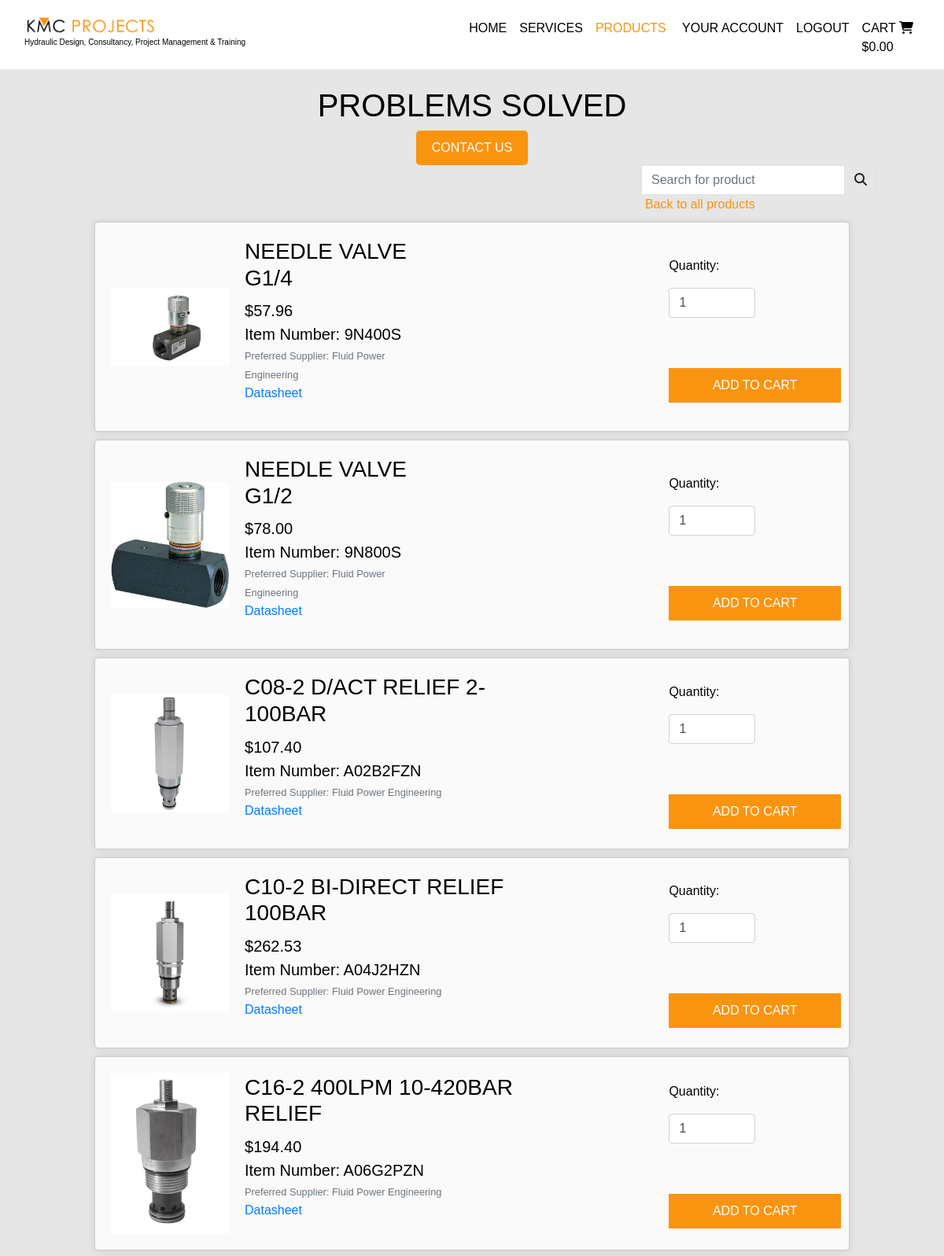
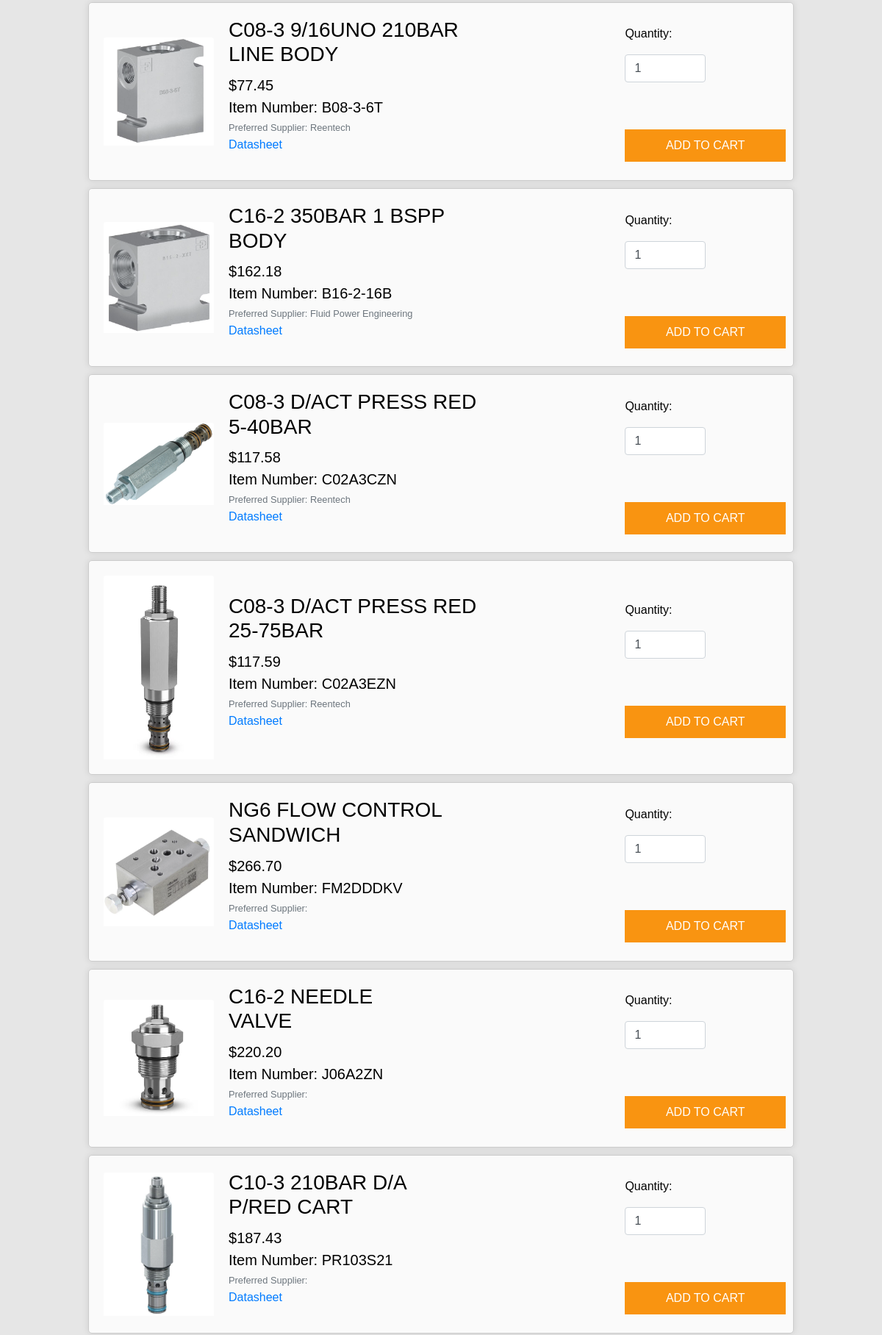
Screenshot of /items/?type=valve (signed in, upper part) with the database file from the repository (2 pictures, top to bottom).
### items/models.py (models this page shows, shortened)
class Item(models.Model):
    type = models.ForeignKey('Type', null=True, blank=True, on_delete=models.SET_NULL)
    sku = models.CharField(max_length=254, null=True, blank=True)
    name = models.CharField(max_length=254)
    description = models.TextField()
    price = models.DecimalField(max_digits=6, decimal_places=2)
    preferred_supplier = models.CharField(max_length=254)
    item_number = models.CharField(max_length=254)
    image_url = models.URLField(max_length=1024, null=True, blank=True)
    image = models.ImageField(null=True, blank=True)
    datasheet = models.URLField(max_length=1024, null=True, blank=True)

### items/views.py (the view, shortened to what this page needs)
# urls.py: path('', views.items, name='items'),
def items(request):
    items = Item.objects.all()
    query = None
    type = None
    if request.GET:
        if 'type' in request.GET:
            type = request.GET['type'].split(',')
            items = items.filter(type__name__in=type)
            type = Type.objects.filter(name__in=type)
    context = {
        'items': items,
        'search_term': query,
        'current_type': type,
    }
    return render(request, 'items/items.html', context)

### cart/context.py (called while the page is built, shortened)
def cart_contents(request):
    cart_items = []
    total = 0
    item_count = 0
    cart = request.session.get('cart', {})
    context = {
        'cart_items': cart_items,
        'total': total,
        'item_count': item_count,
    }
    return context

### items/templates/items/items.html (shortened to what this page needs)
{% extends "base.html" %}
{% load static %}
{% block content %}
<div class="content-wrapper">
    <div>
        <h1 class="site-headings">Problems Solved</h1>
        <a href="{% url 'contact' %}" class="contact-button">Contact Us</a>
    </div>
</div>
<div class="container-fluid">
    <div class="row">
        <div class="col-lg-8"></div>
        <div class="col-lg-4 my-auto py-1 py-lg-0 search-items">
            <form method="GET" action="{% url 'items' %}" class="d-flex justify-content-end">
                <div class="input-group">
                    <input class="form-control border border-black rounded-0" type="text" name="q" placeholder="Search for product">
                    <div class="input-group-append">
                        <button class="form-control btn btn-black border border-black rounded-0" type="submit">
                            <span class="icon">
                                <i class="fas fa-search"></i>
                            </span>
                        </button>
                    </div>
                </div>
            </form>
            <a class="back-to-items" href="{% url 'items' %}">Back to all products</a>
        </div>
    </div>
</div>
{% for item in items %}
<div class="item-box">
    <div class="item-list">
        {% if item.image %}
        <a href="">
            <img class="card-img-top img-fluid item-img" src="{{ item.image.url }}" alt="{{ item.name }}">
        </a>
        {% else %}
        <a href="">
            <img class="card-img-top img-fluid" src="" alt="{{ item.name }}">
        </a>
        {% endif %}
        <div class="item-details">
            <h3 class="product-name">{{ item.name }}</h3>
            <p class="lead mb-0">${{ item.price }}</p>
            <p class="lead mb-0">Item Number: {{ item.item_number }}</p>
            <small class="text-muted">Preferred Supplier: {{ item.preferred_supplier }}</small>
            <p>
            <a href="{{ item.datasheet }}" target="_blank">Datasheet</a>
            </p>
        </div>
        <div class="add-to-cart-btn">
            <form class="form" action="{% url 'add_to_cart' item.id %}" method="POST">
                <div class="form-row">
                    <div class="col-12">
                        <p class="mt-3"><strong>Quantity:</strong></p>
                        <div class="form-group w-50">
                            <div class="input-group">
                                <input class="form-control qty_input" type="number" name="quantity" value="1" min="1" max="99" data-item_id="{{ item.id }}" id="id_qty_{{ item.id }}">
                            </div>
                        </div>
                    </div>
                    <div class="col-12">
                        <input type="submit" class="btn btn-black rounded-0 text-uppercase mt-5" value="Add to Cart">
                    </div>
                </div>
            </form>
        </div>
    </div>
</div>
{% endfor %}
{% endblock %}

### static/css/base.css (style rules this page uses)
body { font-family: 'proxima-nova', sans-serif; font-style: normal; font-weight: 100; color: black; background-color: #e6e6e6; }
h1, h2 { text-transform: uppercase; }
.site-headings { margin-top: 10px; }
.content-wrapper { padding-top: 100px; text-align: center; }
.contact-button { display: inline-block; padding: 10px 20px; background-color: #f99411; color: #fff; text-decoration: none; border-radius: 5px; text-transform: uppercase; }
.item-box { position: relative; width: 80vw; background-color: rgba(255, 255, 255, 0.8); border: 1px solid #ccc; padding: 20px; border-radius: 5px; box-shadow: 0 0 10px rgba(0, 0, 0, 0.1); display: flex; flex-wrap: wrap; justify-content: space-between; align-items: center; margin: auto; margin-top: 10px; margin-bottom: 10px; }
.item-list { display: flex; align-items: center; }
.item-img { max-width: 150px; height: auto; }
.item-details { margin-left: 20px; flex-basis: calc(60% - 20px); }
.product-name { margin-bottom: 10px; }
.back-to-items { padding: 5px; color: #f99411; }
form { width: 100%; max-width: 300px; }
input, textarea { width: 100%; padding: 8px; margin-bottom: 10px; border: 1px solid #ccc; border-radius: 4px; box-sizing: border-box; }
input[type="submit"] { width: 100%; background-color: #f99411; color: white; border: none; cursor: pointer; border-radius: 4px; padding: 10px; box-sizing: border-box; }
.add-to-cart-btn { position: absolute; right: 0; margin-right: 10px; flex-basis: calc(40% - 20px); }

### rows the page displays
Item: image (picture), name "NEEDLE VALVE G1/4", price "57.96", item_number "9N400S", preferred_supplier "Fluid Power Engineering"
Item: image (picture), name "NEEDLE VALVE G1/2", price "78.00", item_number "9N800S", preferred_supplier "Fluid Power Engineering"
Item: image (picture), name "C08-2 D/ACT RELIEF 2-100BAR", price "107.40", item_number "A02B2FZN", preferred_supplier "Fluid Power Engineering"
Item: image (picture), name "C10-2 BI-DIRECT RELIEF 100BAR", price "262.53", item_number "A04J2HZN", preferred_supplier "Fluid Power Engineering"
Item: image (picture), name "C16-2 400LPM 10-420BAR RELIEF", price "194.40", item_number "A06G2PZN", preferred_supplier "Fluid Power Engineering"
Item: image (picture), name "C08-3 9/16UNO 210BAR LINE BODY", price "77.45", item_number "B08-3-6T", preferred_supplier "Reentech"
Item: image (picture), name "C16-2 350BAR 1 BSPP BODY", price "162.18", item_number "B16-2-16B", preferred_supplier "Fluid Power Engineering"
Item: image (picture), name "C08-3 D/ACT PRESS RED 5-40BAR", price "117.58", item_number "C02A3CZN", preferred_supplier "Reentech"
Item: image (picture), name "C08-3 D/ACT PRESS RED 25-75BAR", price "117.59", item_number "C02A3EZN", preferred_supplier "Reentech"
Item: image (picture), name "NG6 FLOW CONTROL SANDWICH", price "266.70", item_number "FM2DDDKV"
Item: image (picture), name "C16-2 NEEDLE VALVE", price "220.20", item_number "J06A2ZN"
Item: image (picture), name "C10-3 210BAR D/A P/RED CART", price "187.43", item_number "PR103S21"
